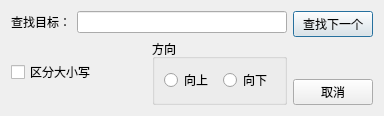
<?xml version="1.0" encoding="UTF-8"?>
<ui version="4.0">
 <class>FindDialog</class>
 <widget class="QDialog" name="FindDialog">
  <property name="geometry">
   <rect>
    <x>0</x>
    <y>0</y>
    <width>384</width>
    <height>116</height>
   </rect>
  </property>
  <property name="windowTitle">
   <string>查找</string>
  </property>
  <layout class="QHBoxLayout" name="horizontalLayout_4">
   <item>
    <layout class="QVBoxLayout" name="verticalLayout_3">
     <item>
      <layout class="QHBoxLayout" name="horizontalLayout">
       <item>
        <widget class="QLabel" name="label">
         <property name="text">
          <string>查找目标：</string>
         </property>
        </widget>
       </item>
       <item>
        <widget class="QLineEdit" name="lineEdit"/>
       </item>
      </layout>
     </item>
     <item>
      <layout class="QHBoxLayout" name="horizontalLayout_3">
       <item>
        <widget class="QCheckBox" name="checkBox">
         <property name="text">
          <string>区分大小写</string>
         </property>
        </widget>
       </item>
       <item>
        <widget class="QGroupBox" name="groupBox">
         <property name="title">
          <string>方向</string>
         </property>
         <layout class="QVBoxLayout" name="verticalLayout_2">
          <item>
           <layout class="QHBoxLayout" name="horizontalLayout_2">
            <item>
             <widget class="QRadioButton" name="radioButton">
              <property name="text">
               <string>向上</string>
              </property>
             </widget>
            </item>
            <item>
             <widget class="QRadioButton" name="radioButton_2">
              <property name="text">
               <string>向下</string>
              </property>
             </widget>
            </item>
           </layout>
          </item>
         </layout>
        </widget>
       </item>
      </layout>
     </item>
    </layout>
   </item>
   <item>
    <layout class="QVBoxLayout" name="verticalLayout">
     <item>
      <widget class="QPushButton" name="btFindnext">
       <property name="text">
        <string>查找下一个</string>
       </property>
      </widget>
     </item>
     <item>
      <spacer name="verticalSpacer">
       <property name="orientation">
        <enum>Qt::Vertical</enum>
       </property>
       <property name="sizeHint" stdset="0">
        <size>
         <width>20</width>
         <height>40</height>
        </size>
       </property>
      </spacer>
     </item>
     <item>
      <widget class="QPushButton" name="pushButton">
       <property name="text">
        <string>取消</string>
       </property>
      </widget>
     </item>
    </layout>
   </item>
  </layout>
 </widget>
 <resources/>
 <connections/>
</ui>
